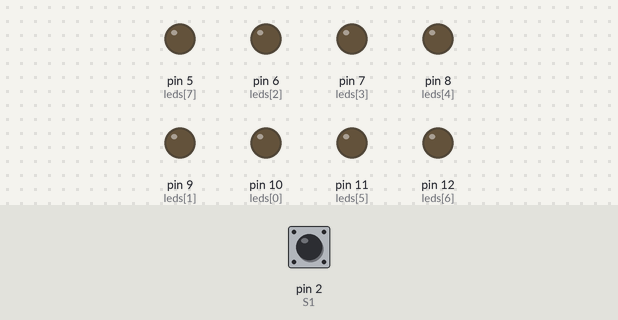
The sketch below on a simulated Arduino Uno, built with avr-gcc and run on an emulated ATmega328P. Shown: output pins drawn as LEDs (lit = HIGH). The test bench sets the inputs (shaded band); at power-on: pin 2 (S1) LOW.

Above: at 1.2 s.
1.3 s: pin 2 (S1) driven HIGH
At 2.0 s:
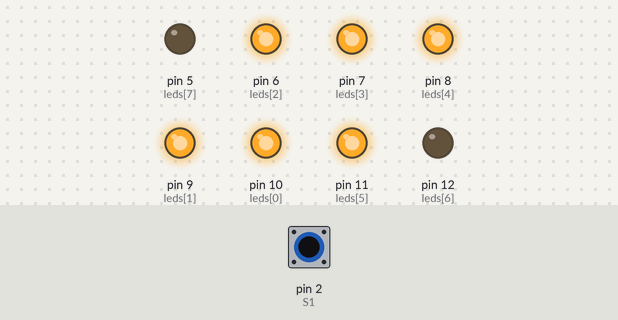
2.8 s: pin 2 (S1) pulsed LOW 5 times (0.12 s each, 0.3 s apart)
At 4.9 s:
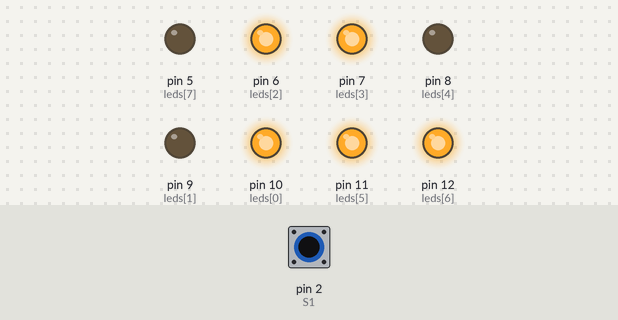
5.8 s: pin 2 (S1) pulsed LOW 2 times (0.12 s each, 0.3 s apart)
At 7.7 s:
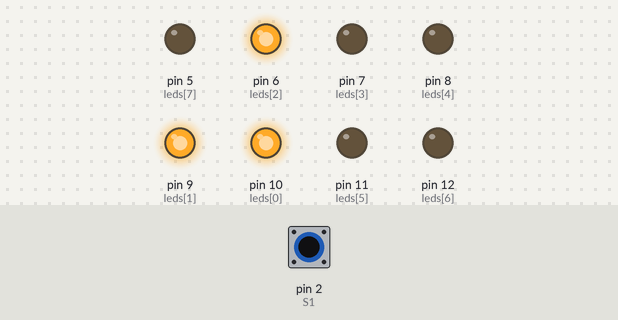
Timing chart, 0 to 9.2 s (numbered marks = the images above; inputs shaded):
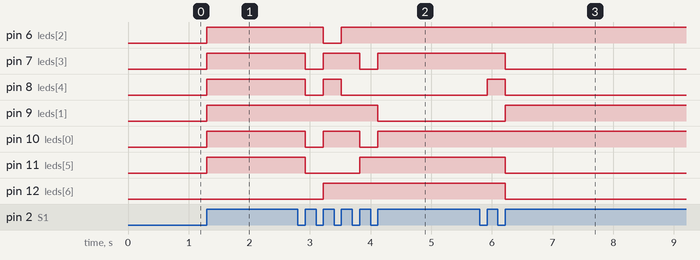

The sketch:

Aula10_Array.ino
```cpp
#define S1 2

int numero = 10;
boolean est1 = false;
boolean est2 = false;

//Crearemos una array para facilitar las tareas de las declaraciones de los diferentes leds
//8 elementos del array, cada uno corresponde a la saida de los leds del 7 segmentos
byte leds[8] = {10, 9, 6, 7, 8, 11, 12, 5};

//Crearemos un array para los diferentes numeros
//Cada posicion guarda la configuracion de un numero, y cada posicion de los 11 elementos del array(9 numeros,cero y todo apagado)
//posee otros 8 elementos(7 leds y punto decimal) que seran los numeros
byte numerosConfig[11][8]
{
  {1,1,1,1,1,1,0,0},//0
  {0,1,1,0,0,0,0,0},//1
  {1,1,0,1,1,0,1,0},//2
  {1,1,1,1,0,0,1,0},//3
  {0,1,1,0,0,1,1,0},//4
  {1,0,1,1,0,1,1,0},//5
  {1,0,1,1,1,1,1,0},//6
  {1,1,1,0,0,0,0,0},//7
  {1,1,1,1,1,1,1,0},//8
  {1,1,1,1,0,1,1,0},//9
  {0,0,0,0,0,0,0,0},//Todo apagado

};


void setup() {
  pinMode(S1, INPUT);

  //Con el bucle for indicamos como salida los leds del 7 segmentos del array
  for (int l = 0; l <= 7; l++) {

    pinMode(leds[l], OUTPUT);
  }

}

void loop() {

  est2 = digitalRead(S1);

  if (est2 && !est1) {

    numero += 1;

    if (numero > 9) {
      numero = 0;
    }

  }
  est1 = est2;

//Creamos el for para que nos muestre los 10 numeros(0 al 9) en el 7 segmentos
//Al array leds le pasamos la cantidad n(7 leds) con el array numerosConfig(10 numeros a mostrar dependiendo de que led este encendido).

  for( int n=0; n <=7; n++){

    digitalWrite(leds[n], numerosConfig[numero][n]);

  }

}
```

Measured:
- after the input at 1.3 s, pin 6 (leds[2]), pin 7 (leds[3]), pin 8 (leds[4]), pin 9 (leds[1]), pin 10 (leds[0]), pin 11 (leds[5]): LOW → HIGH at once
- after the input at 2.8 s, pin 6 (leds[2]): HIGH → LOW after 0.42 s, → HIGH 0.30 s later; pin 7 (leds[3]): alternates HIGH for 0.60 s and LOW for 0.30 s, 4 changes in all, then stays HIGH, starting after 0.12 s
- after the input at 5.8 s, pin 7 (leds[3]), pin 11 (leds[5]), pin 12 (leds[6]): HIGH → LOW after 0.42 s; pin 8 (leds[4]): LOW → HIGH after 0.12 s, → LOW 0.30 s later; pin 9 (leds[1]): LOW → HIGH after 0.42 s
